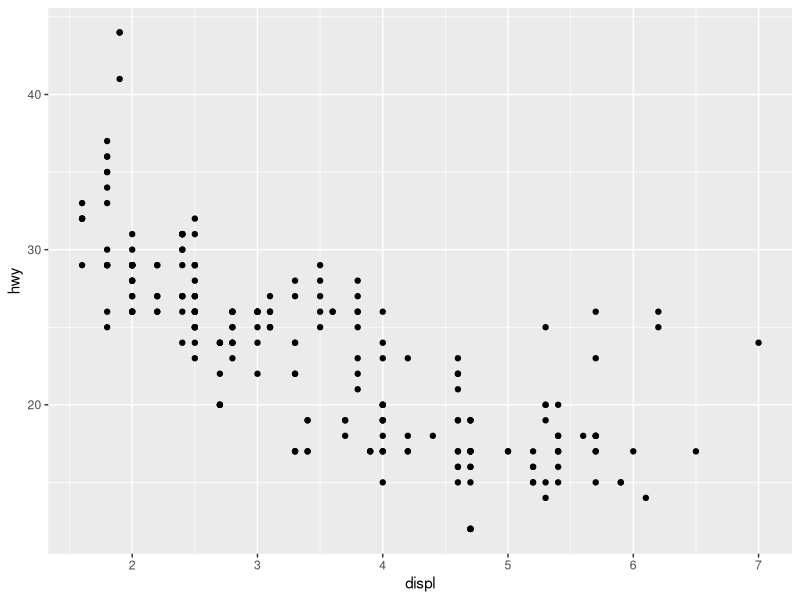
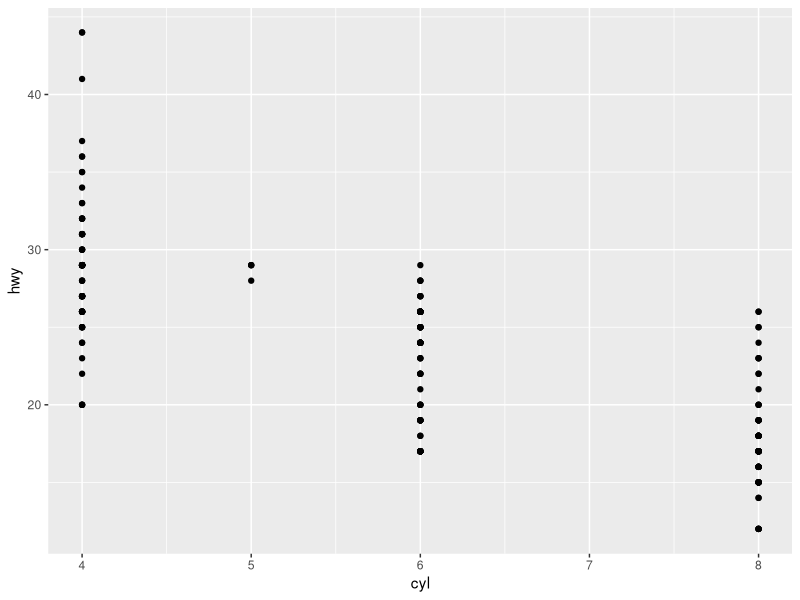
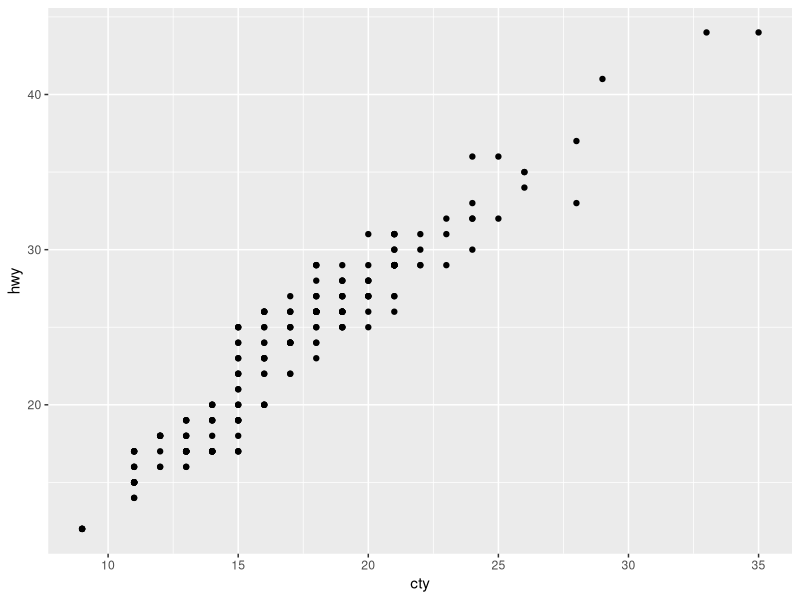
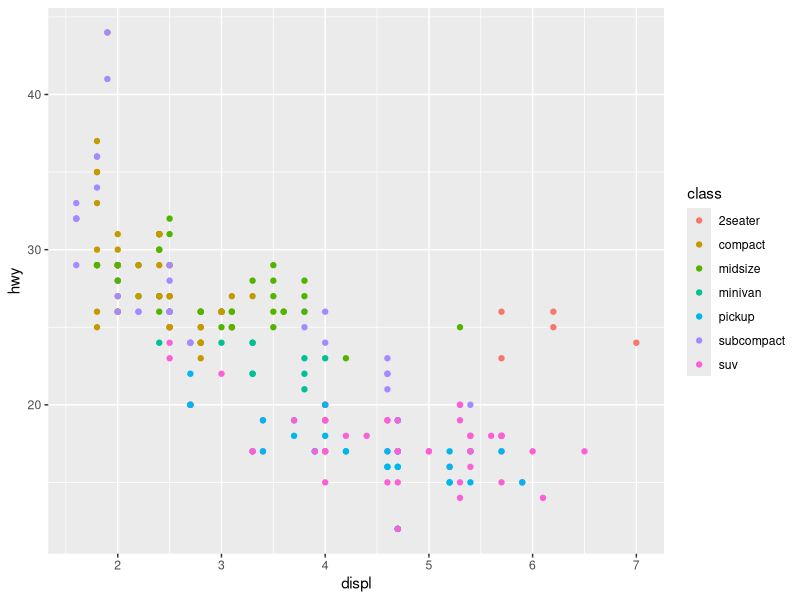
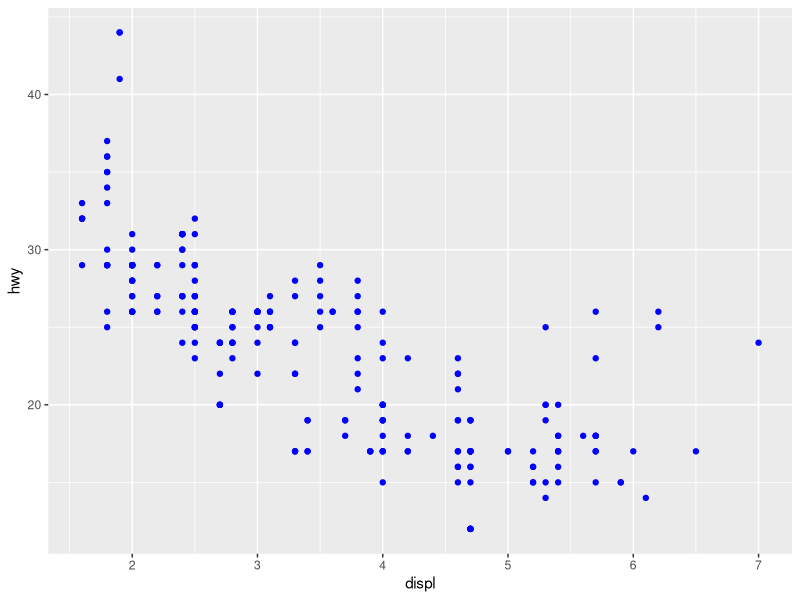

These figures' R source, in order:
library(tidyverse)

ggplot(
  data = mpg,
  mapping = aes(x = displ, y = hwy)
) +
  geom_point()

mpg

View(mpg)

ggplot(
  data = mpg,
  mapping = aes(x = cyl, y = hwy)
) +
  geom_point()

ggplot(
  data = mpg,
  mapping = aes(x = cty, y = hwy)
) +
  geom_point()

ggplot(
  data = mpg,
  mapping = aes(x = displ, y = hwy, color = class)
) +
  geom_point()

ggplot(
  data = mpg,
  mapping = aes(x = displ, y = hwy)
) +
  geom_point(color = "blue")
